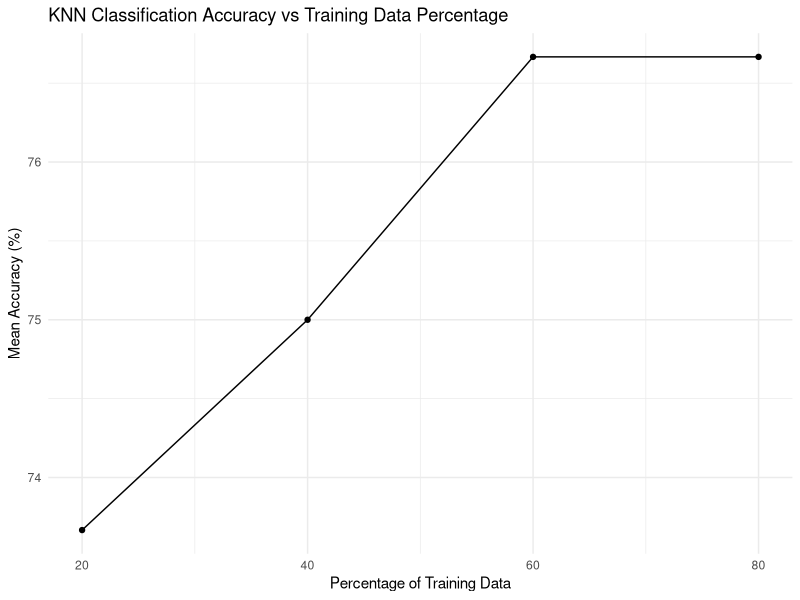

Write R code to recreate this figure.
## ---- chunk 1
knitr::opts_chunk$set(echo = TRUE)
## ---- chunk 2

library(class)

# Setting seed for reproducibility
set.seed(1)

# Preprocessing the data
x <- scale(iris[,c(1,2)])
y <- iris$Species
n <- nrow(iris)
k <- 7

# Defining percentages of data to be used for training
percentages <- seq(from=0.2, to=0.8, by=0.2)
ntrials <- 20
accuracies <- matrix(0, nrow=ntrials, ncol=length(percentages))

# Performing KNN classification for each percentage
for (p in 1:length(percentages)) {
    ntrain <- as.integer(n*percentages[p])
    for (ntry in 1:ntrials) {
        train <- sample(1:n, ntrain)
        kpred <- knn(train=x[train,], test=x[-train,], cl=y[train], k=k)
        accuracies[ntry, p] <- sum(y[-train]==kpred)/(n-ntrain)
    }
}

mean_accuracies <- colMeans(accuracies)

for (p in 1:length(percentages)) {
    cat(sprintf("Mean accuracy for %0.0f%% training data: %0.2f%%\n", percentages[p]*100, mean_accuracies[p]*100))
}

# Visualization using ggplot2 (optional)
if (require(ggplot2)) {
    df <- data.frame(Percentage = percentages * 100, Accuracy = mean_accuracies * 100)
    ggplot(df, aes(x = Percentage, y = Accuracy)) +
        geom_line(group=1) +
        geom_point() +
        labs(title = "KNN Classification Accuracy vs Training Data Percentage", 
             x = "Percentage of Training Data", 
             y = "Mean Accuracy (%)") +
        theme_minimal()
}


